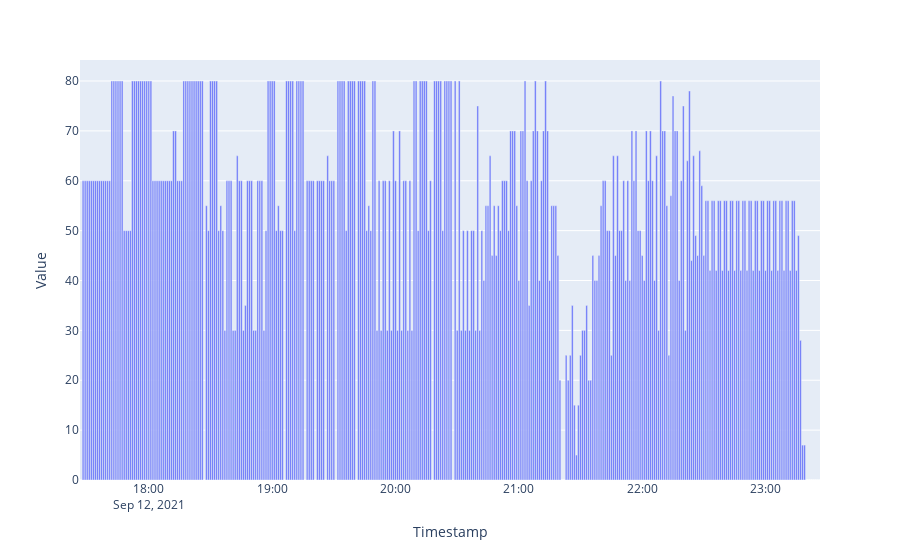

The notebook cell saved with this chart:
### Markdown cell above
## Occupied slots

### Code cell
#df = dfs['occupied_slots']
df = df_system[ df_system.Metric == Metric.BS.value ]
fig = px.bar(df, x='Timestamp', y='Value')
fig.show()

### Figure 1 — Plotly figure (JSON) as saved in the notebook; plotly's stock layout.template omitted (floating-point values rounded to 4 significant figures; data arrays with more than 128 entries replaced by an {"elided": "..."} marker saying what was removed)
{"data": [{"alignmentgroup": "True", "hovertemplate": "Timestamp=%{x}<br>Value=%{y}<extra></extra>", "legendgroup": "", "marker": {"color": "#636efa", "pattern": {"shape": ""}}, "name": "", "offsetgroup": "", "orientation": "v", "showlegend": false, "textposition": "auto", "type": "bar", "x": {"elided": "360 str values"}, "xaxis": "x", "y": {"elided": "360 int values"}, "yaxis": "y"}], "layout": {"barmode": "relative", "legend": {"tracegroupgap": 0}, "margin": {"t": 60}, "xaxis": {"anchor": "y", "domain": [0, 1], "title": {"text": "Timestamp"}}, "yaxis": {"anchor": "x", "domain": [0, 1], "title": {"text": "Value"}}}}
